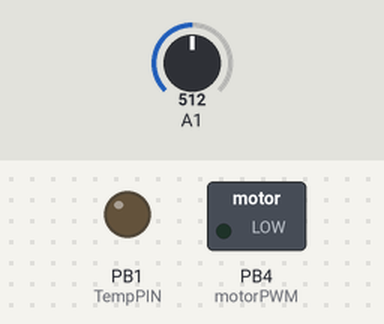
Bench run of a sketch on a simulated ATtiny85, built with avr-gcc and run on an emulated ATtiny85. Parts: switched loads named in the sketch (green lamp = pin HIGH), output pins drawn as LEDs (lit = HIGH). Dashed ring = blinking. Inputs (shaded band) come from the test bench; at power-on: A1 = 512. EEPROM starts erased.

Above: at 1.6 s.
1.7 s: A1 set to 716
At 3.5 s:
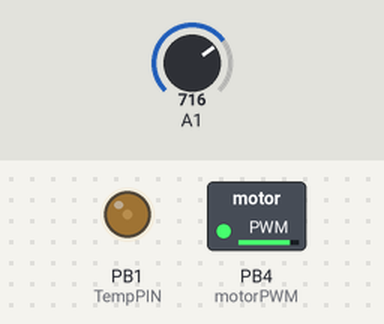
4.7 s: A1 set to 511
At 5.2 s:
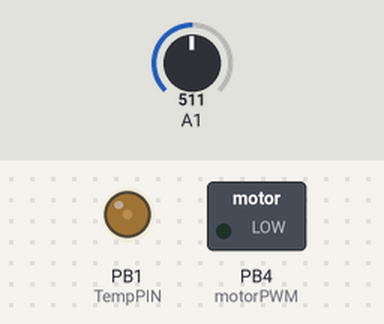
7.7 s: A1 set to 546
10.1 s: A1 set to 574
At 11.9 s:
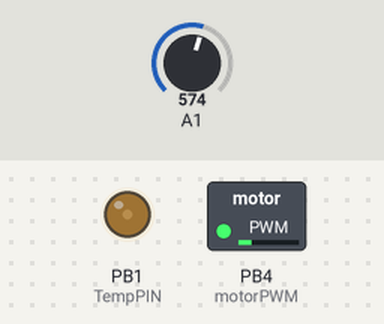
13.1 s: A1 set to 900
At 15.1 s:
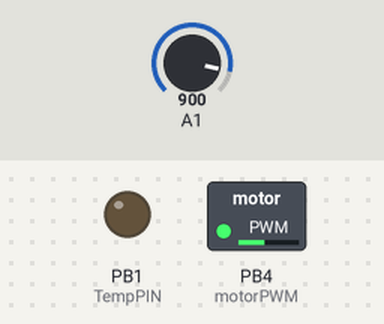
16.1 s: A1 set to 1023
At 18.4 s:
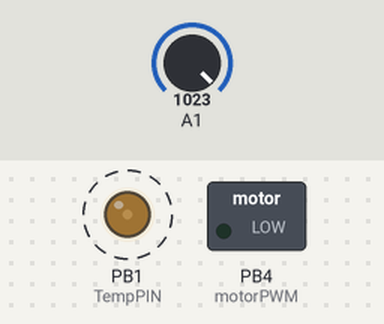
Timing chart, 0 to 20.1 s (numbered marks = the images above; inputs shaded):
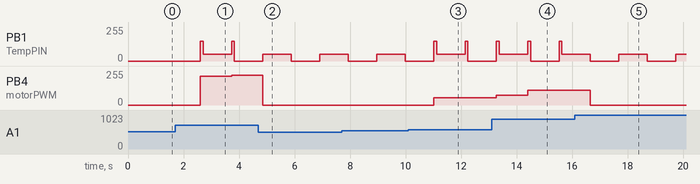

Measured:
- the behaviour switches between 560 and 561 on A1 (found by bisection; images 2 and 3)
- after the input at 1.7 s, PB4 (motorPWM): 0/255 → 217/255 after 0.91 s, → 222/255 1.1 s later
- after the input at 4.7 s, PB4 (motorPWM): 222/255 → 0/255 after 0.16 s
- after the input at 10.1 s, PB4 (motorPWM): 0/255 → 54/255 after 0.92 s
- after the input at 13.1 s, PB4 (motorPWM): 54/255 → 74/255 after 0.17 s, → 109/255 1.1 s later, → 111/255 1.1 s later
- after the input at 16.1 s, PB4 (motorPWM): 111/255 → 0/255 after 0.55 s
- by itself, PB1 (TempPIN): alternates 50/255 for 1.0 s and 0/255 for 1.0 s

The sketch:

Control_temperatura_ventilador_autolimpieza_PC.ino
```cpp
/*  ==================================================================

  Sketch control ventilador por PWM con ATTiny85 económico termistor NTC.
  Configurado para ventilador genérico; con autolimpieza al arranque.

  Autor: David Losada, basado en trabajos de Rafael Torrales y Antonio Moles.
  Version: 1.0
  Fecha: Octubre 2016. Última actualización 13/10/2016
  Compilado con Arduino 1.6.9

    ==================================================================   */

#include <EEPROMex.h> //Instalar esta rutina si no la tenéis; está en el repositorio general de Arduino 1.6.9
//Si anduviéramos cortos de memoria, habría que eliminar la librería EEPROM y el código relacionado

//******************* A CAMBIAR SEGÚN TU CONFIGURACIÓN ********************************
//Control temperatura
const float resistor = 6800; //El valor en ohmnios de la resistencia del termistor a 25ºC
const float voltage = 5.0; // El voltaje real en el punto 5Vcc de tu placa Arduino

//Deltas de temperatura
int tempMin = 30; //Temperatura mínima de activación del ventilador
int tempMax = 50; //temperatura a la que funcionará al 100%
//0,85V=velocidad mínima de vent. PS3 y 1,25V vel. máxima
double PWMMin = 0.8; //Voltaje PWM de funcionamiento con temp. mínima (el de la PS3 se pone en marcha con 0,8V)
double PWMMax = 5; //Voltaje PWM de funcionamiento al máximo ventilador
//Hay que tener en cuenta que los voltajes se ajustan a las temperaturas pero no se ciñen a ellas,
//es decir, que a tempMin el voltaje será PWMMin, pero a menor temp. el voltaje bajará, y lo mismo
//con el voltaje máximo; si sigue subiendo la temperatura, el voltaje PWM aumentará en consecuencia,
//hay que tener cuidado porque podríamos dar más voltaje del necesario al ventilador

//Definición pines digitales para activar relés
int TempPIN=1; //En el ATTiny85 las entradas son (1)=P2; (2)=P4; (3)=P3; (0)=P5 -> Pin al que conectamos el termistor
int placaPIN=0; //
//(Entre el GND y ése pin soldaremos una resistencia del mismo valor del termistor)
int motorPWM=4; //Pin PWM de control motor; P0, P1, P4 el en ATTiny85
const int frecseg = 1; //Tiempo en segundos entre cada ejecución del programa (recomendado entre 1 y 5 segundos)
int ledPIN=1; //Según la placa, en este caso el LED del ATTiny85 B es el 1

//********************************************************************************
//Variables
float Temp= 0; //Valor entrada sensor temp
int fanSpeed= 0; //Velocidad de motor
long timeLED=0; //Para almacenar tiempo
unsigned long millisInicio=0; //Para comprobar paso de horas

//Parte del cálculo temperatura
//Para ahorrar cálculos lo definimos como constante en esta parte del programa
const float K= 273.15; //Para pasar a grados Kelvin
const float e = 2.718281828459045; //Constante matemática
//const float B = log(RPto2/RPto1)/(1/(TPto2+K)-(1/(TPto1+K))); //Valor Beta de tu termistor calculado de dos puntos
const float B = 3850; //Valor Beta del Datasheet; comentar esta línea si se meten los datos de los dos puntos
const float unodivr = 1/(resistor * pow(e,(-B/298.15))); //Con pow elevamos e al resultado

float T = 0; //Declaramos la variable Temperatura
int grados, decimas; //Para ponerle coma al resultado (en español)

void setup()   {
//Resetea la EEPROM la primera vez que la usamos
EEPROM.setMemPool(0,512); //Establecemos inicio y tamaño de EEPROM de la tarjeta utilizada
EEPROM.setMaxAllowedWrites(128); //Mínimo para que pueda hacerse el primer borrado completo
//rellenamos de 0 los datos de EEPROM
//Attiny85 tiene 512 Bytes de EEPROM; ajustar según el que uséis
if (EEPROM.readLong(508)!=7091976) { //En ese punto, preferiblemente al final, guardo un valor para saber si ya la he reseteado
  for(int i=0; i<502; i=i+4) { //Ajustar el valor según el tamaño de la (EEPROM)-10
     EEPROM.update(i,0);
      }
  EEPROM.update(508,7091976); //Almacenamos un número indicativo de que ya se ha inicializado en la última posición
  //Serial.println("Borrado de EEPROM terminado");
}

//Definir pines
pinMode(TempPIN, INPUT);
pinMode(placaPIN,INPUT);
pinMode(motorPWM, OUTPUT);
pinMode(ledPIN, OUTPUT);

//Regla de tres; voltMax corresponde a 5V, convertimos a rango de valores PWM
PWMMax=(255*PWMMax)/5;
PWMMin=(255*PWMMin)/5;
millisInicio=millis();
//lcd.begin(16,2); //pantalla de 16 caracteres y 2 filas

//delay(5000); //La consola tarda 10 segundos en alimentar el ventilador desde que se enciende
//Para limpieza, ponemos el ventilador a tope 3 segundos
//for(int i=50; i<255; i=i+25) {
//  analogWrite(motorPWM,i); //Ponemos a tope el ventilador de forma progresiva
//  analogWrite(ledPIN,50); //enciende LED indicando funcionamiento
//  delay(50); //Esperamos 5 segundos en total
//  analogWrite(ledPIN,0); //enciende LED indicando funcionamiento
//  delay(50);
//}
//delay(3000); //dejamos que el motor coja máximas revoluciones
//analogWrite(motorPWM,0); //lo volvemos a parar

}
void loop() {
  //float B= (RPto2/RPto1);//(1/(TPto2+K)-(1/(TPto1+K)));
// Parte 1:  Leemos el puerto analógico 0 y convertimos el valor en voltios.

//Recoge 5 veces para sacar medias
 for(int x=0; x<5; x++)
    {
         Temp=Temp+analogRead(TempPIN);
      delay(25); // espera 25ms entre lecturas
    }
//Sacar media
Temp=Temp/5;

//Convertimos los valores a la temperatura correcta
    float v2 = (voltage*float(Temp))/1024.0f;  //Convertimos a voltios :)

 // Parte 2: Calcular la resistencia con el valor de los voltios mediante la ecuación del divisor de voltaje
  //voltage = 4.83
  //R2 = 10000
  //R1 = Thermistor resistance
  //V2= v2
  //so V2=(R2*V)/(R1+R2)
  //and r1=((r2*v)/v2)-r2 <--final

  float r1a = (voltage*float(resistor))/v2;
  float r1 =r1a - resistor;


  //Parte 3: Calcular la temperatura basandose en la ecuación Steinhart-Hart y la ecuación del valor Beta.
  // T=B/ln(r1/rinfinit)


  float T = B/log(r1*unodivr);
  Temp=T-273.15; //Convertimos a ºC y ya tenemos la temperatura

//Comprobamos temperatura, y actuamos sobre motor en consecuencia
if (Temp>=tempMin) { //No nos interesa ponerlo en marcha a menos que se alcance la temp. mínima
  analogWrite(ledPIN,150);//Marcamos indicando que activamos el ventilador
  fanSpeed = doubleMap(Temp, tempMin,tempMax,PWMMin,PWMMax); // Calcula la velocidad a la que corresponde estar
  //(Necesitamos que según aumente la temperatura, lo haga fanSpeed)
  //Valor PWM de 255 en el ATTiny85=5V
  analogWrite(motorPWM, fanSpeed);  // Modifica la velocidad para bajar temp
  delay(100);
  analogWrite(ledPIN,0);
}
else {
  analogWrite(motorPWM, 0);
}
  //DEBUG por serial (no disponible en el aTTiny)
  //Serial.print("Temp: ");
  //Serial.println(Temp);
  //Serial.print("Velocidad: ");
  //Serial.println(fanSpeed);
  //Serial.print("V: ");
  //Serial.print(fanSpeed*5/255);
  //Serial.print(",");
  //Serial.print(int(fanSpeed*5/2.55));
  //Serial.println("V ");
  //Serial.print("Tiempo encendido: ");

  //Hacemos parpadear al LED comprobando el tiempo desde la última activación
  if (timeLED>millis()) { //Cuando pasen 50 dias resetear
    timeLED=millis();
  }
  if ((millis()-timeLED)>frecseg*1000*2) {
      analogWrite(ledPIN,50); //enciende LED indicando funcionamiento
      timeLED=millis();
  }
    if ((millis()-timeLED)>frecseg*1000) {
      analogWrite(ledPIN,0); //apaga led
    }

//Si ha pasado una hora desde la puesta en marcha, comprobamos si >= Horas limpieza
//Y si es así, ponemos al tope el ventilador 5 segundos
if ((millis()-millisInicio)>3600000) { //Ha pasado una hora
  millisInicio=millis();
  EEPROM.update(0,EEPROM.readLong(0)+1); //Añadimos una hora
}

  delay(frecseg*900); //Ponemos en espera al Atmel
}

// *************** RUTINA MAP MEJORADA (admite fracciones)
double doubleMap(double x, double in_min, double in_max, double out_min, double out_max)
{
  return (x - in_min) * (out_max - out_min) / (in_max - in_min) + out_min;
}
```
